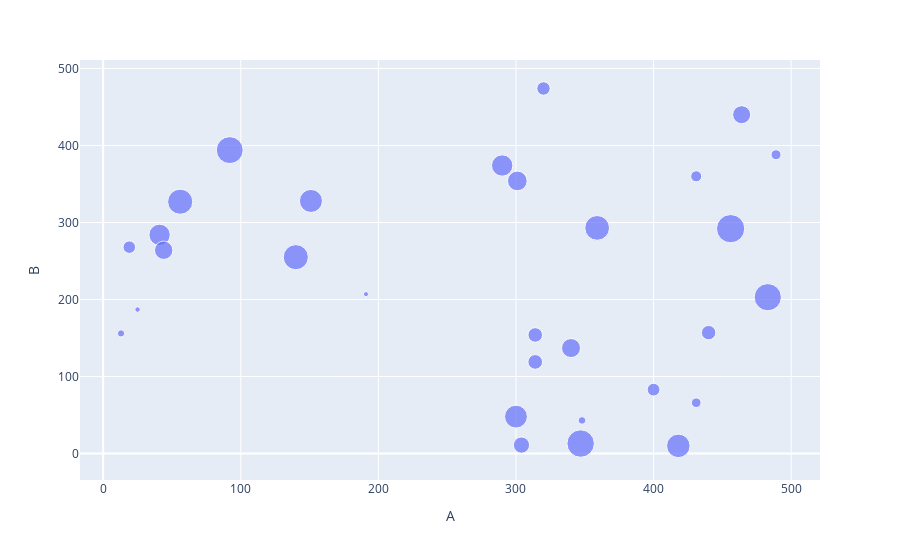

Write notebook code for a chart like this one.
### Markdown cell above
And a quick scatter plot

### Code cell
fig = px.scatter(df, x='A', y='B', size='C')
fig

### Figure 1 — Plotly figure (JSON) as saved in the notebook; plotly's stock layout.template omitted (floating-point values rounded to 4 significant figures)
{"data": [{"hovertemplate": "A=%{x}<br>B=%{y}<br>C=%{marker.size}<extra></extra>", "legendgroup": "", "marker": {"color": "#636efa", "size": [490, 461, 96, 454, 338, 278, 36, 237, 375, 320, 386, 388, 207, 16, 127, 279, 132, 32, 57, 100, 61, 75, 110, 325, 221, 130, 18, 162, 199, 444], "sizemode": "area", "sizeref": 1.225, "symbol": "circle"}, "mode": "markers", "name": "", "orientation": "v", "showlegend": false, "type": "scatter", "x": [456, 347, 19, 483, 418, 41, 348, 301, 359, 300, 140, 56, 44, 191, 440, 290, 314, 13, 431, 400, 489, 431, 320, 151, 340, 314, 25, 304, 464, 92], "xaxis": "x", "y": [292, 13, 268, 203, 10, 284, 43, 354, 293, 48, 255, 327, 264, 207, 157, 374, 119, 156, 66, 83, 388, 360, 474, 328, 137, 154, 187, 11, 440, 394], "yaxis": "y"}], "layout": {"legend": {"itemsizing": "constant", "tracegroupgap": 0}, "margin": {"t": 60}, "xaxis": {"anchor": "y", "domain": [0, 1], "title": {"text": "A"}}, "yaxis": {"anchor": "x", "domain": [0, 1], "title": {"text": "B"}}}}
